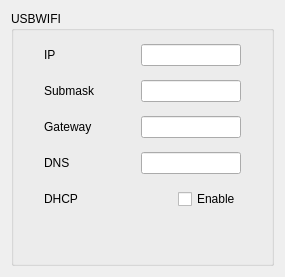
     <widget class="QWidget" name="page_USBWIFI">
      <layout class="QVBoxLayout" name="verticalLayout_27">
       <item>
        <widget class="QGroupBox" name="Network_USBWIFI">
         <property name="font">
          <font>
           <weight>50</weight>
           <bold>false</bold>
          </font>
         </property>
         <property name="title">
          <string>USBWIFI</string>
         </property>
         <property name="flat">
          <bool>true</bool>
         </property>
         <property name="checkable">
          <bool>false</bool>
         </property>
         <layout class="QVBoxLayout" name="verticalLayout_26">
          <property name="leftMargin">
           <number>30</number>
          </property>
          <property name="rightMargin">
           <number>30</number>
          </property>
          <item>
           <layout class="QHBoxLayout" name="horizontalLayout_52">
            <item>
             <widget class="QLabel" name="label_15">
              <property name="minimumSize">
               <size>
                <width>0</width>
                <height>30</height>
               </size>
              </property>
              <property name="text">
               <string>IP     </string>
              </property>
             </widget>
            </item>
            <item>
             <spacer name="horizontalSpacer_20">
              <property name="orientation">
               <enum>Qt::Horizontal</enum>
              </property>
              <property name="sizeHint" stdset="0">
               <size>
                <width>40</width>
                <height>20</height>
               </size>
              </property>
             </spacer>
            </item>
            <item>
             <widget class="QLineEdit" name="Network_USBWIFI_IP_String_Text">
              <property name="minimumSize">
               <size>
                <width>100</width>
                <height>0</height>
               </size>
              </property>
              <property name="maximumSize">
               <size>
                <width>100</width>
                <height>16777215</height>
               </size>
              </property>
             </widget>
            </item>
           </layout>
          </item>
          <item>
           <layout class="QHBoxLayout" name="horizontalLayout_51">
            <item>
             <widget class="QLabel" name="label_18">
              <property name="minimumSize">
               <size>
                <width>0</width>
                <height>30</height>
               </size>
              </property>
              <property name="text">
               <string>Submask</string>
              </property>
             </widget>
            </item>
            <item>
             <spacer name="horizontalSpacer_21">
              <property name="orientation">
               <enum>Qt::Horizontal</enum>
              </property>
              <property name="sizeHint" stdset="0">
               <size>
                <width>40</width>
                <height>20</height>
               </size>
              </property>
             </spacer>
            </item>
            <item>
             <widget class="QLineEdit" name="Network_USBWIFI_Submask_String_Text">
              <property name="minimumSize">
               <size>
                <width>100</width>
                <height>0</height>
               </size>
              </property>
              <property name="maximumSize">
               <size>
                <width>100</width>
                <height>16777215</height>
               </size>
              </property>
             </widget>
            </item>
           </layout>
          </item>
          <item>
           <layout class="QHBoxLayout" name="horizontalLayout_50">
            <item>
             <widget class="QLabel" name="label_19">
              <property name="minimumSize">
               <size>
                <width>0</width>
                <height>30</height>
               </size>
              </property>
              <property name="text">
               <string>Gateway</string>
              </property>
             </widget>
            </item>
            <item>
             <spacer name="horizontalSpacer_30">
              <property name="orientation">
               <enum>Qt::Horizontal</enum>
              </property>
              <property name="sizeHint" stdset="0">
               <size>
                <width>40</width>
                <height>20</height>
               </size>
              </property>
             </spacer>
            </item>
            <item>
             <widget class="QLineEdit" name="Network_USBWIFI_Gateway_String_Text">
              <property name="minimumSize">
               <size>
                <width>100</width>
                <height>0</height>
               </size>
              </property>
              <property name="maximumSize">
               <size>
                <width>100</width>
                <height>16777215</height>
               </size>
              </property>
             </widget>
            </item>
           </layout>
          </item>
          <item>
           <layout class="QHBoxLayout" name="horizontalLayout_49">
            <item>
             <widget class="QLabel" name="label_20">
              <property name="minimumSize">
               <size>
                <width>0</width>
                <height>30</height>
               </size>
              </property>
              <property name="text">
               <string>DNS    </string>
              </property>
             </widget>
            </item>
            <item>
             <spacer name="horizontalSpacer_33">
              <property name="orientation">
               <enum>Qt::Horizontal</enum>
              </property>
              <property name="sizeHint" stdset="0">
               <size>
                <width>40</width>
                <height>20</height>
               </size>
              </property>
             </spacer>
            </item>
            <item>
             <widget class="QLineEdit" name="Network_USBWIFI_DNS_String_Text">
              <property name="minimumSize">
               <size>
                <width>100</width>
                <height>0</height>
               </size>
              </property>
              <property name="maximumSize">
               <size>
                <width>100</width>
                <height>16777215</height>
               </size>
              </property>
             </widget>
            </item>
           </layout>
          </item>
          <item>
           <layout class="QHBoxLayout" name="horizontalLayout_19">
            <item>
             <widget class="QLabel" name="label_27">
              <property name="minimumSize">
               <size>
                <width>0</width>
                <height>30</height>
               </size>
              </property>
              <property name="text">
               <string>DHCP   </string>
              </property>
             </widget>
            </item>
            <item>
             <spacer name="horizontalSpacer_34">
              <property name="orientation">
               <enum>Qt::Horizontal</enum>
              </property>
              <property name="sizeHint" stdset="0">
               <size>
                <width>40</width>
                <height>20</height>
               </size>
              </property>
             </spacer>
            </item>
            <item>
             <widget class="QCheckBox" name="Network_USBWIFI_DHCP_Bool_IsChecked">
              <property name="minimumSize">
               <size>
                <width>0</width>
                <height>0</height>
               </size>
              </property>
              <property name="text">
               <string>Enable</string>
              </property>
             </widget>
            </item>
           </layout>
          </item>
          <item>
           <spacer name="verticalSpacer_4">
            <property name="orientation">
             <enum>Qt::Vertical</enum>
            </property>
            <property name="sizeHint" stdset="0">
             <size>
              <width>20</width>
              <height>40</height>
             </size>
            </property>
           </spacer>
          </item>
         </layout>
        </widget>
       </item>
      </layout>
     </widget>
